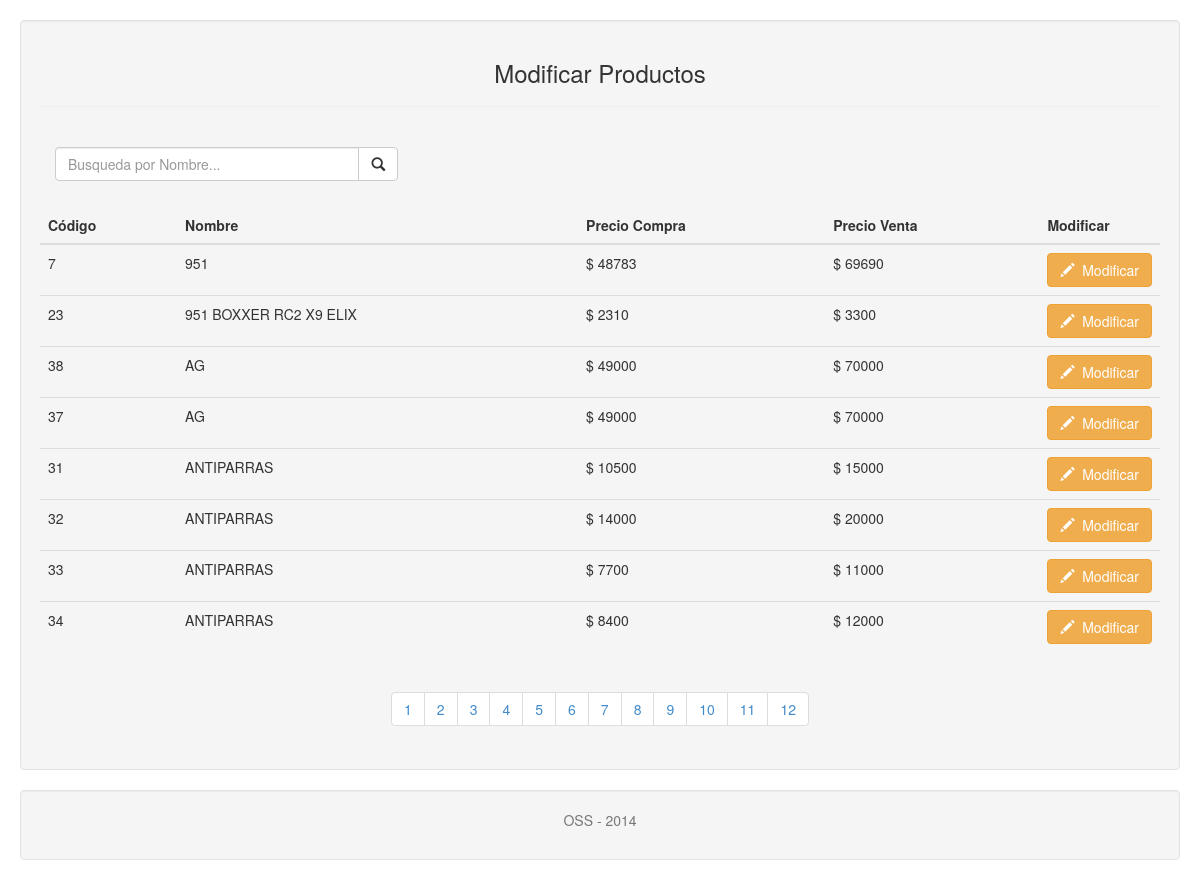
The page /admin/vista/vista_modificar_producto.php (signed in) on the database its author committed.
### tables this page shows
CREATE TABLE Productos
(
  pro_cod Varchar(14) NOT NULL,
  pro_nombre Varchar(200) NOT NULL,
  pro_precio_venta Int NOT NULL,
  pro_precio_compra Int NOT NULL,
  pro_imagen Varchar(200),
  pro_peso Int NOT NULL,
  pro_talla Varchar(10),
  pro_color Varchar(10),
  pro_descripcion Varchar(500),
  pro_estado Int NOT NULL,
  subcat_id Int,
  marca_id Int,
 PRIMARY KEY (pro_cod)
);

### admin/modelo/modelo_productos.php (called while the page is built, shortened)
<?php
function conectar()
{
    $link=mysql_connect('localhost','root','') or die("Error en la Conexion.");
    return $link;
}
function muestraProductos()
{
    $link=conectar();
    $a=array();
    $x=0;
    $sql=("SELECT pro.pro_cod, pro.pro_nombre, pro.pro_precio_compra, pro.pro_precio_venta, subcat.subcat_nombre FROM productos pro, subcategoria subcat WHERE pro.subcat_id = subcat.subcat_id AND pro_estado = 1 ORDER BY pro_nombre ASC");
    $res=mysql_query($sql, $link) or die("Error en: $sql: " . mysql_error());
    while($f=mysql_fetch_assoc($res))
    {
        $a[$x]=$f;
        $x++;
    }
    return $a;
}
?>

### admin/vista/vista_modificar_producto.php (the view, shortened to what this page needs)
<?php
include('../modelo/modelo_productos.php');
$res = muestraProductos();
?>
<!DOCTYPE html>
<html lang="en">
  <head>
    <link rel="stylesheet" type="text/css" href="../css/bootstrap.css"  />
 </head>
  <body>
          <div class="well" style="height:auto;">
           <h3 class="text-center">Modificar Productos</h3><hr>
           <br>
            <form id="iform" name="iform">
           <div class="col-xs-6 col-md-4">
            <div class="input-group">
            <input type="text" id="txt_consulta" name="txt_consulta" class="form-control" placeholder="Busqueda por Nombre..." required/>
                <div class="input-group-btn">
                 <button type="submit" class="btn btn-default" id="btn_consulta">
                  <span class="glyphicon glyphicon-search"></span>
                  </button>
                </div>
            </div>
          </div>
          </form>
           <br>
           <br>
           <br>
          <table class="table">
            <thead>
                    <tr>
                        <th>
                            Código
                        </th>
                        <th>
                            Nombre
                        </th>
                        <th>
                            Precio Compra
                        </th>
                        <th>
                            Precio Venta
                        </th>
                        <th>
                            Modificar
                        </th>
                    </tr>
            </thead>
            <tbody>
                 <?php
           if(isset($_GET['txt_consulta']))
          {
              $res2 = muestraProductosnom($_GET['txt_consulta']);
              foreach ($res2 as $f) { ?>
                 <tr class="post">
                     <th style="font-weight:100"><?php echo $f['pro_cod']; ?></th>
                     <th style="font-weight:100"><?php echo $f['pro_nombre']; ?></th>
                     <th style="font-weight:100">$ <?php echo $f['pro_precio_compra']; ?></th>
                     <th style="font-weight:100">$ <?php echo $f['pro_precio_venta']; ?></th>
                     <th width="30px"><a href="vista_modificar_producto.php?codigo=<?php print($f['pro_cod'])?>" class="btn btn-warning"><span class="glyphicon glyphicon-pencil"></span>&nbsp Modificar</a></th>
                 </tr>
           <?php
             }
        }
              else
              {
                ?>
            <?php if($res==true) { ?>
<?php
      foreach($res as $f)
    {
?>
          <tr class="post">
              <th style="font-weight:100"><?php echo $f['pro_cod']; ?></th>
              <th style="font-weight:100"><?php echo $f['pro_nombre']; ?></th>
              <th style="font-weight:100">$ <?php echo $f['pro_precio_compra']; ?></th>
              <th style="font-weight:100">$ <?php echo $f['pro_precio_venta']; ?></th>
              <th width="30px"><a href="vista_modificar_producto.php?codigo=<?php print($f['pro_cod'])?>" class="btn btn-warning"><span class="glyphicon glyphicon-pencil"></span>&nbsp Modificar</a></th>
          </tr>
<?php
    }
?>
            </tbody>
             <?php }
             else
             {
                echo ("<tr><td><h4>&nbsp;&nbsp;&nbsp;No hay Productos</h4></td></tr>");
             }   }?>
           </table>
              <?php include('/includes/paginador.php');  ?>
             <?php include('/includes/footer.php');  ?>
  </body>
</html>

### rows shown on the page
productos: pro_cod "7", pro_nombre "951", pro_precio_compra "48783", pro_precio_venta "69690"
productos: pro_cod "23", pro_nombre "951 BOXXER RC2 X9 ELIX", pro_precio_compra "2310", pro_precio_venta "3300"
productos: pro_cod "38", pro_nombre "AG", pro_precio_compra "49000", pro_precio_venta "70000"
productos: pro_cod "37", pro_nombre "AG", pro_precio_compra "49000", pro_precio_venta "70000"
productos: pro_cod "31", pro_nombre "ANTIPARRAS", pro_precio_compra "10500", pro_precio_venta "15000"
productos: pro_cod "32", pro_nombre "ANTIPARRAS", pro_precio_compra "14000", pro_precio_venta "20000"
productos: pro_cod "33", pro_nombre "ANTIPARRAS", pro_precio_compra "7700", pro_precio_venta "11000"
productos: pro_cod "34", pro_nombre "ANTIPARRAS", pro_precio_compra "8400", pro_precio_venta "12000"
